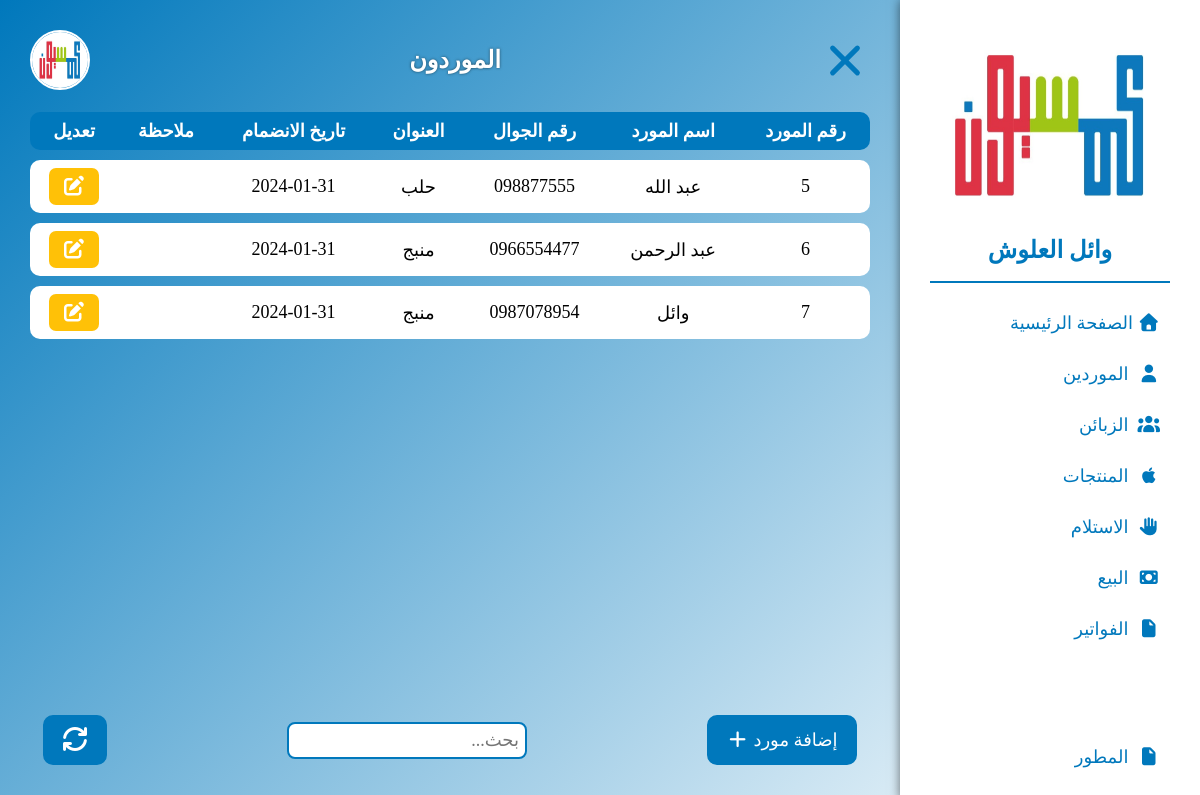
Page /suppliers.php (signed in) on the committed database.
### tables this page shows
CREATE TABLE `farmer` (
  `f_id` int(11) NOT NULL,
  `f_name` varchar(30) NOT NULL,
  `f_phone` varchar(14) NOT NULL,
  `f_address` varchar(50) NOT NULL,
  `f_date` date NOT NULL,
  `f_note` text
);

### suppliers.php (the view, shortened to what this page needs)
<!DOCTYPE html>
<html>
<head>
    <?php include_once "includes/head.php"; ?>
</head>
<body>
    <?php include_once "includes/sider.php"; ?>
    <div class="container wid">
        <?php include_once "includes/header.php"; ?>
        <div class="table">
            <table>
                <thead>
                    <tr>
                        <th>رقم المورد</th>
                        <th>اسم المورد</th>
                        <th>رقم الجوال</th>
                        <th>العنوان</th>
                        <th>تاريخ الانضمام</th>
                        <th>ملاحظة</th>
                        <th>تعديل</th>
                    </tr>
                </thead>
                <tbody id="tbody">
                    <?php
                    include_once "includes/conn.php";
                    if ($conn) {
                        $sql = mysqli_query($conn, 'SELECT * FROM `farmer`;');
                        if (mysqli_num_rows($sql) > 0) {
                            while ($data = mysqli_fetch_assoc($sql)) {
                    ?>
                                <tr>
                                    <td><?php echo $data["f_id"]; ?></td>
                                    <td><?php echo $data["f_name"]; ?></td>
                                    <td><?php echo $data["f_phone"]; ?></td>
                                    <td><?php echo $data["f_address"]; ?></td>
                                    <td><?php echo $data["f_date"]; ?></td>
                                    <td><?php echo $data["f_note"]; ?></td>
                                    <td class="flex-c">
                                        <div class="edit" data-id="<?php echo $data["f_id"]; ?>" data-name="<?php echo $data["f_name"]; ?>" data-phone="<?php echo $data["f_phone"]; ?>" data-address="<?php echo $data["f_address"]; ?>" data-date="<?php echo $data["f_date"]; ?>" data-note="<?php echo $data["f_note"]; ?>">
                                            <i class="fa-solid fa-edit"></i>
                                        </div>
                                    </td>
                                </tr>
                    <?php
                            }
                        }
                    }
                    ?>
                </tbody>
            </table>
        </div>
        <div class="settings flex-b p10">
            <div id="btn-dialog-add" class="btn">إضافة مورد <i class="fa-solid fa-plus"></i></div>
            <div class="input-box">
                <input type="text" id="search" name="search" autofocus placeholder="بحث...">
            </div>
            <a href="suppliers.php" class="btn btn-square">
                <i class="fa-solid fa-refresh"></i>
            </a>
        </div>
    </div>
</body>
</html>

### styles/main.css (style rules this page uses)
* { margin: 0; padding: 0; box-sizing: border-box; transition: all 0.3s; font-family: wael; }
html { scroll-behavior: smooth; direction: rtl; }
i.fa-solid, i.fa-brands { transition: none !important; }
:root { --main: #0078bc; --sub: #fff; --shd: #00000088; --val: 10px; --wrong: #dc3545; --sucs: #ffc107; }
.flex-c { display: flex; align-items: center; justify-content: center; flex-wrap: wrap; }
.flex-b { display: flex; align-items: center; justify-content: space-between; flex-wrap: wrap; }
.p10 { padding: var(--val); }
.btn { background-color: var(--main); color: var(--sub); padding: var(--val) 15px; margin: 3px; border-radius: var(--val); font-size: 18px; line-height: 26px; display: inline-block; text-align: center; cursor: pointer; transition: all .3s ease; border: 2px solid var(--main); outline: none; min-width: 150px; }
.btn-square { font-size: 24px; min-width: 50px !important; height: 50px !important; }
.container { width: 100%; height: 100vh; overflow: hidden; background: linear-gradient(135deg, var(--main), var(--sub)); padding: 30px; }
.container.wid { padding: 30px 330px 30px 30px; position: relative; }

### styles/navs.css (style rules this page uses)
.input-box { position: relative; display: inline-block; }
.input-box input, .input-box select, .input-box textarea { font-size: 18px; outline: none; border: 2px solid var(--main); padding: 6px; border-radius: 8px; width: 240px; }

### styles/table.css (style rules this page uses)
.table { width: 100%; height: 75vh; overflow: auto; }
.table table { width: 100%; border-spacing: 0 10px; }
.table table thead tr th { background-color: var(--main); color: var(--sub); font-size: 18px; padding: 8px; }
.table table thead tr th:first-child { border-radius: 0 10px 10px 0; }
.table table thead tr th:last-child { border-radius: 10px 0 0 10px; }
.table table tbody tr td,.table table tfoot tr td { text-align: center; font-size: 18px; padding: 8px; background-color: var(--sub); }
.table table tbody tr td:first-child { border-radius: 0 10px 10px 0; }
.table table tbody tr td:last-child { border-radius: 10px 0 0 10px; }
.table .edit { color: var(--sub); background-color: var(--sucs); border-radius: 7px; font-size: 20px; width: 50px; padding: 7px; cursor: pointer; }
.settings { width: 100%; }

### rows in the picture
farmer: f_id "5", f_name "عبد الله", f_phone "098877555", f_address "حلب", f_date "2024-01-31"
farmer: f_id "6", f_name "عبد الرحمن", f_phone "0966554477", f_address "منبج", f_date "2024-01-31"
farmer: f_id "7", f_name "وائل", f_phone "0987078954", f_address "منبج", f_date "2024-01-31"

### other values in the picture
$_SESSION["username"] "وائل العلوش"
